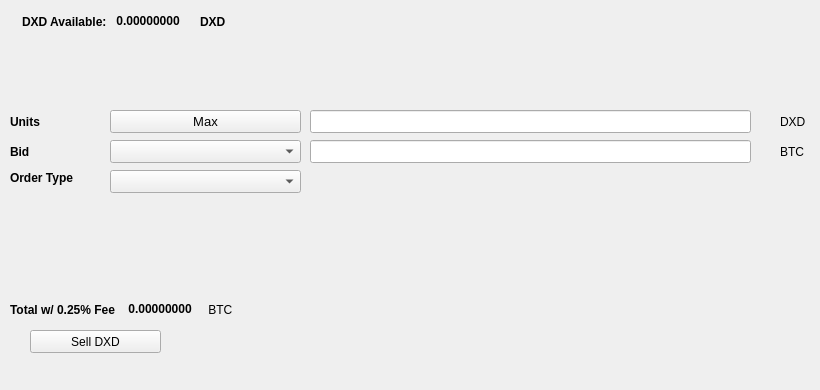
   <widget class="QWidget" name="SellTab">
    <attribute name="title">
     <string>Sell</string>
    </attribute>
    <widget class="QLabel" name="label_16">
     <property name="geometry">
      <rect>
       <x>780</x>
       <y>140</y>
       <width>31</width>
       <height>23</height>
      </rect>
     </property>
     <property name="text">
      <string>BTC</string>
     </property>
    </widget>
    <widget class="QComboBox" name="SellBidcomboBox">
     <property name="geometry">
      <rect>
       <x>110</x>
       <y>140</y>
       <width>191</width>
       <height>23</height>
      </rect>
     </property>
     <property name="font">
      <font>
       <pointsize>10</pointsize>
      </font>
     </property>
    </widget>
    <widget class="QLabel" name="label_18">
     <property name="geometry">
      <rect>
       <x>10</x>
       <y>110</y>
       <width>46</width>
       <height>23</height>
      </rect>
     </property>
     <property name="font">
      <font>
       <weight>75</weight>
       <bold>true</bold>
      </font>
     </property>
     <property name="text">
      <string>Units</string>
     </property>
    </widget>
    <widget class="QPushButton" name="Sell_Max_Amount">
     <property name="geometry">
      <rect>
       <x>110</x>
       <y>110</y>
       <width>191</width>
       <height>23</height>
      </rect>
     </property>
     <property name="font">
      <font>
       <pointsize>10</pointsize>
      </font>
     </property>
     <property name="text">
      <string>Max</string>
     </property>
    </widget>
    <widget class="QLabel" name="label_20">
     <property name="geometry">
      <rect>
       <x>10</x>
       <y>170</y>
       <width>91</width>
       <height>16</height>
      </rect>
     </property>
     <property name="font">
      <font>
       <weight>75</weight>
       <bold>true</bold>
      </font>
     </property>
     <property name="text">
      <string>Order Type</string>
     </property>
    </widget>
    <widget class="QComboBox" name="SellOrdertypeCombo">
     <property name="geometry">
      <rect>
       <x>110</x>
       <y>170</y>
       <width>191</width>
       <height>23</height>
      </rect>
     </property>
     <property name="font">
      <font>
       <pointsize>10</pointsize>
      </font>
     </property>
    </widget>
    <widget class="QLabel" name="label_21">
     <property name="geometry">
      <rect>
       <x>10</x>
       <y>140</y>
       <width>46</width>
       <height>23</height>
      </rect>
     </property>
     <property name="font">
      <font>
       <weight>75</weight>
       <bold>true</bold>
      </font>
     </property>
     <property name="text">
      <string>Bid</string>
     </property>
    </widget>
    <widget class="QLabel" name="label_22">
     <property name="geometry">
      <rect>
       <x>780</x>
       <y>110</y>
       <width>31</width>
       <height>23</height>
      </rect>
     </property>
     <property name="text">
      <string>DXD</string>
     </property>
    </widget>
    <widget class="QLineEdit" name="UnitsInputDXD">
     <property name="geometry">
      <rect>
       <x>310</x>
       <y>110</y>
       <width>441</width>
       <height>23</height>
      </rect>
     </property>
     <property name="font">
      <font>
       <pointsize>9</pointsize>
       <weight>75</weight>
       <bold>true</bold>
      </font>
     </property>
    </widget>
    <widget class="QLineEdit" name="SellBidPriceEdit">
     <property name="geometry">
      <rect>
       <x>310</x>
       <y>140</y>
       <width>441</width>
       <height>23</height>
      </rect>
     </property>
     <property name="font">
      <font>
       <pointsize>9</pointsize>
       <weight>75</weight>
       <bold>true</bold>
      </font>
     </property>
    </widget>
    <widget class="QPushButton" name="SellDXDBTN">
     <property name="geometry">
      <rect>
       <x>30</x>
       <y>330</y>
       <width>131</width>
       <height>23</height>
      </rect>
     </property>
     <property name="text">
      <string>Sell DXD</string>
     </property>
     <property name="icon">
      <iconset resource="../nodex">
       <normaloff>:/icons/bitcoin</normaloff>:/icons/bitcoin</iconset>
     </property>
    </widget>
    <widget class="QWidget" name="layoutWidget3">
     <property name="geometry">
      <rect>
       <x>22</x>
       <y>12</y>
       <width>258</width>
       <height>19</height>
      </rect>
     </property>
     <layout class="QHBoxLayout" name="horizontalLayout">
      <item>
       <widget class="QLabel" name="label232_2">
        <property name="font">
         <font>
          <weight>75</weight>
          <bold>true</bold>
         </font>
        </property>
        <property name="text">
         <string>DXD Available:</string>
        </property>
       </widget>
      </item>
      <item>
       <widget class="QLabel" name="DXDAvailableLabel">
        <property name="palette">
         <palette>
          <active>
           <colorrole role="WindowText">
            <brush brushstyle="SolidPattern">
             <color alpha="255">
              <red>0</red>
              <green>0</green>
              <blue>0</blue>
             </color>
            </brush>
           </colorrole>
           <colorrole role="Button">
            <brush brushstyle="SolidPattern">
             <color alpha="255">
              <red>0</red>
              <green>170</green>
              <blue>0</blue>
             </color>
            </brush>
           </colorrole>
           <colorrole role="Light">
            <brush brushstyle="SolidPattern">
             <color alpha="255">
              <red>0</red>
              <green>255</green>
              <blue>0</blue>
             </color>
            </brush>
           </colorrole>
           <colorrole role="Midlight">
            <brush brushstyle="SolidPattern">
             <color alpha="255">
              <red>0</red>
              <green>212</green>
              <blue>0</blue>
             </color>
            </brush>
           </colorrole>
           <colorrole role="Dark">
            <brush brushstyle="SolidPattern">
             <color alpha="255">
              <red>0</red>
              <green>85</green>
              <blue>0</blue>
             </color>
            </brush>
           </colorrole>
           <colorrole role="Mid">
            <brush brushstyle="SolidPattern">
             <color alpha="255">
              <red>0</red>
              <green>113</green>
              <blue>0</blue>
             </color>
            </brush>
           </colorrole>
           <colorrole role="Text">
            <brush brushstyle="SolidPattern">
             <color alpha="255">
              <red>0</red>
              <green>170</green>
              <blue>0</blue>
             </color>
            </brush>
           </colorrole>
           <colorrole role="BrightText">
            <brush brushstyle="SolidPattern">
             <color alpha="255">
              <red>255</red>
              <green>255</green>
              <blue>255</blue>
             </color>
            </brush>
           </colorrole>
           <colorrole role="ButtonText">
            <brush brushstyle="SolidPattern">
             <color alpha="255">
              <red>0</red>
              <green>0</green>
              <blue>0</blue>
             </color>
            </brush>
           </colorrole>
           <colorrole role="Base">
            <brush brushstyle="SolidPattern">
             <color alpha="255">
              <red>255</red>
              <green>255</green>
              <blue>255</blue>
             </color>
            </brush>
           </colorrole>
           <colorrole role="Window">
            <brush brushstyle="SolidPattern">
             <color alpha="255">
              <red>0</red>
              <green>170</green>
              <blue>0</blue>
             </color>
            </brush>
           </colorrole>
           <colorrole role="Shadow">
            <brush brushstyle="SolidPattern">
             <color alpha="255">
              <red>0</red>
              <green>0</green>
              <blue>0</blue>
             </color>
            </brush>
           </colorrole>
           <colorrole role="AlternateBase">
            <brush brushstyle="SolidPattern">
             <color alpha="255">
              <red>127</red>
              <green>212</green>
              <blue>127</blue>
             </color>
            </brush>
           </colorrole>
           <colorrole role="ToolTipBase">
            <brush brushstyle="SolidPattern">
             <color alpha="255">
              <red>255</red>
              <green>255</green>
              <blue>220</blue>
             </color>
            </brush>
           </colorrole>
           <colorrole role="ToolTipText">
            <brush brushstyle="SolidPattern">
             <color alpha="255">
              <red>0</red>
              <green>0</green>
              <blue>0</blue>
             </color>
            </brush>
           </colorrole>
          </active>
          <inactive>
           <colorrole role="WindowText">
            <brush brushstyle="SolidPattern">
             <color alpha="255">
              <red>0</red>
              <green>0</green>
              <blue>0</blue>
             </color>
            </brush>
           </colorrole>
           <colorrole role="Button">
            <brush brushstyle="SolidPattern">
             <color alpha="255">
              <red>0</red>
              <green>170</green>
              <blue>0</blue>
             </color>
            </brush>
           </colorrole>
           <colorrole role="Light">
            <brush brushstyle="SolidPattern">
             <color alpha="255">
              <red>0</red>
              <green>255</green>
              <blue>0</blue>
             </color>
            </brush>
           </colorrole>
           <colorrole role="Midlight">
            <brush brushstyle="SolidPattern">
             <color alpha="255">
              <red>0</red>
              <green>212</green>
              <blue>0</blue>
             </color>
            </brush>
           </colorrole>
           <colorrole role="Dark">
            <brush brushstyle="SolidPattern">
             <color alpha="255">
              <red>0</red>
              <green>85</green>
              <blue>0</blue>
             </color>
            </brush>
           </colorrole>
           <colorrole role="Mid">
            <brush brushstyle="SolidPattern">
             <color alpha="255">
              <red>0</red>
              <green>113</green>
              <blue>0</blue>
             </color>
            </brush>
           </colorrole>
           <colorrole role="Text">
            <brush brushstyle="SolidPattern">
             <color alpha="255">
              <red>0</red>
              <green>170</green>
              <blue>0</blue>
             </color>
            </brush>
           </colorrole>
           <colorrole role="BrightText">
            <brush brushstyle="SolidPattern">
             <color alpha="255">
              <red>255</red>
              <green>255</green>
              <blue>255</blue>
             </color>
            </brush>
           </colorrole>
           <colorrole role="ButtonText">
            <brush brushstyle="SolidPattern">
             <color alpha="255">
              <red>0</red>
              <green>0</green>
              <blue>0</blue>
             </color>
            </brush>
           </colorrole>
           <colorrole role="Base">
            <brush brushstyle="SolidPattern">
             <color alpha="255">
              <red>255</red>
              <green>255</green>
              <blue>255</blue>
             </color>
            </brush>
           </colorrole>
           <colorrole role="Window">
            <brush brushstyle="SolidPattern">
             <color alpha="255">
              <red>0</red>
              <green>170</green>
              <blue>0</blue>
             </color>
            </brush>
           </colorrole>
           <colorrole role="Shadow">
            <brush brushstyle="SolidPattern">
             <color alpha="255">
              <red>0</red>
              <green>0</green>
              <blue>0</blue>
             </color>
            </brush>
           </colorrole>
           <colorrole role="AlternateBase">
            <brush brushstyle="SolidPattern">
             <color alpha="255">
              <red>127</red>
              <green>212</green>
              <blue>127</blue>
             </color>
            </brush>
           </colorrole>
           <colorrole role="ToolTipBase">
            <brush brushstyle="SolidPattern">
             <color alpha="255">
              <red>255</red>
              <green>255</green>
              <blue>220</blue>
             </color>
            </brush>
           </colorrole>
           <colorrole role="ToolTipText">
            <brush brushstyle="SolidPattern">
             <color alpha="255">
              <red>0</red>
              <green>0</green>
              <blue>0</blue>
             </color>
            </brush>
           </colorrole>
          </inactive>
          <disabled>
           <colorrole role="WindowText">
            <brush brushstyle="SolidPattern">
             <color alpha="255">
              <red>0</red>
              <green>85</green>
              <blue>0</blue>
             </color>
            </brush>
           </colorrole>
           <colorrole role="Button">
            <brush brushstyle="SolidPattern">
             <color alpha="255">
              <red>0</red>
              <green>170</green>
              <blue>0</blue>
             </color>
            </brush>
           </colorrole>
           <colorrole role="Light">
            <brush brushstyle="SolidPattern">
             <color alpha="255">
              <red>0</red>
              <green>255</green>
              <blue>0</blue>
             </color>
            </brush>
           </colorrole>
           <colorrole role="Midlight">
            <brush brushstyle="SolidPattern">
             <color alpha="255">
              <red>0</red>
              <green>212</green>
              <blue>0</blue>
             </color>
            </brush>
           </colorrole>
           <colorrole role="Dark">
            <brush brushstyle="SolidPattern">
             <color alpha="255">
              <red>0</red>
              <green>85</green>
              <blue>0</blue>
             </color>
            </brush>
           </colorrole>
           <colorrole role="Mid">
            <brush brushstyle="SolidPattern">
             <color alpha="255">
              <red>0</red>
              <green>113</green>
              <blue>0</blue>
             </color>
            </brush>
           </colorrole>
           <colorrole role="Text">
            <brush brushstyle="SolidPattern">
             <color alpha="255">
              <red>0</red>
              <green>85</green>
              <blue>0</blue>
             </color>
            </brush>
           </colorrole>
           <colorrole role="BrightText">
            <brush brushstyle="SolidPattern">
             <color alpha="255">
              <red>255</red>
              <green>255</green>
              <blue>255</blue>
             </color>
            </brush>
           </colorrole>
           <colorrole role="ButtonText">
            <brush brushstyle="SolidPattern">
             <color alpha="255">
              <red>0</red>
              <green>85</green>
              <blue>0</blue>
             </color>
            </brush>
           </colorrole>
           <colorrole role="Base">
            <brush brushstyle="SolidPattern">
             <color alpha="255">
              <red>0</red>
              <green>170</green>
              <blue>0</blue>
             </color>
            </brush>
           </colorrole>
           <colorrole role="Window">
            <brush brushstyle="SolidPattern">
             <color alpha="255">
              <red>0</red>
              <green>170</green>
              <blue>0</blue>
             </color>
            </brush>
           </colorrole>
           <colorrole role="Shadow">
            <brush brushstyle="SolidPattern">
             <color alpha="255">
              <red>0</red>
              <green>0</green>
              <blue>0</blue>
             </color>
            </brush>
           </colorrole>
           <colorrole role="AlternateBase">
            <brush brushstyle="SolidPattern">
             <color alpha="255">
              <red>0</red>
              <green>170</green>
              <blue>0</blue>
             </color>
            </brush>
           </colorrole>
           <colorrole role="ToolTipBase">
            <brush brushstyle="SolidPattern">
             <color alpha="255">
              <red>255</red>
              <green>255</green>
              <blue>220</blue>
             </color>
            </brush>
           </colorrole>
           <colorrole role="ToolTipText">
            <brush brushstyle="SolidPattern">
             <color alpha="255">
              <red>0</red>
              <green>0</green>
              <blue>0</blue>
             </color>
            </brush>
           </colorrole>
          </disabled>
         </palette>
        </property>
        <property name="font">
         <font>
          <weight>75</weight>
          <bold>true</bold>
         </font>
        </property>
        <property name="text">
         <string> 0.00000000 </string>
        </property>
        <property name="textInteractionFlags">
         <set>Qt::LinksAccessibleByMouse|Qt::TextSelectableByKeyboard|Qt::TextSelectableByMouse</set>
        </property>
       </widget>
      </item>
      <item>
       <widget class="QLabel" name="labelDXD">
        <property name="font">
         <font>
          <weight>75</weight>
          <bold>true</bold>
         </font>
        </property>
        <property name="text">
         <string>DXD</string>
        </property>
       </widget>
      </item>
     </layout>
    </widget>
    <widget class="QWidget" name="layoutWidget">
     <property name="geometry">
      <rect>
       <x>10</x>
       <y>300</y>
       <width>268</width>
       <height>19</height>
      </rect>
     </property>
     <layout class="QHBoxLayout" name="horizontalLayout_2">
      <item>
       <widget class="QLabel" name="label_19">
        <property name="font">
         <font>
          <weight>75</weight>
          <bold>true</bold>
         </font>
        </property>
        <property name="text">
         <string>Total w/ 0.25% Fee </string>
        </property>
       </widget>
      </item>
      <item>
       <widget class="QLabel" name="SellCostLabel">
        <property name="palette">
         <palette>
          <active>
           <colorrole role="WindowText">
            <brush brushstyle="SolidPattern">
             <color alpha="255">
              <red>0</red>
              <green>0</green>
              <blue>0</blue>
             </color>
            </brush>
           </colorrole>
           <colorrole role="Button">
            <brush brushstyle="SolidPattern">
             <color alpha="255">
              <red>0</red>
              <green>170</green>
              <blue>0</blue>
             </color>
            </brush>
           </colorrole>
           <colorrole role="Light">
            <brush brushstyle="SolidPattern">
             <color alpha="255">
              <red>0</red>
              <green>255</green>
              <blue>0</blue>
             </color>
            </brush>
           </colorrole>
           <colorrole role="Midlight">
            <brush brushstyle="SolidPattern">
             <color alpha="255">
              <red>0</red>
              <green>212</green>
              <blue>0</blue>
             </color>
            </brush>
           </colorrole>
           <colorrole role="Dark">
            <brush brushstyle="SolidPattern">
             <color alpha="255">
              <red>0</red>
              <green>85</green>
              <blue>0</blue>
             </color>
            </brush>
           </colorrole>
           <colorrole role="Mid">
            <brush brushstyle="SolidPattern">
             <color alpha="255">
              <red>0</red>
              <green>113</green>
              <blue>0</blue>
             </color>
            </brush>
           </colorrole>
           <colorrole role="Text">
            <brush brushstyle="SolidPattern">
             <color alpha="255">
              <red>0</red>
              <green>170</green>
              <blue>0</blue>
             </color>
            </brush>
           </colorrole>
           <colorrole role="BrightText">
            <brush brushstyle="SolidPattern">
             <color alpha="255">
              <red>255</red>
              <green>255</green>
              <blue>255</blue>
             </color>
            </brush>
           </colorrole>
           <colorrole role="ButtonText">
            <brush brushstyle="SolidPattern">
             <color alpha="255">
              <red>0</red>
              <green>0</green>
              <blue>0</blue>
             </color>
            </brush>
           </colorrole>
           <colorrole role="Base">
            <brush brushstyle="SolidPattern">
             <color alpha="255">
              <red>255</red>
              <green>255</green>
              <blue>255</blue>
             </color>
            </brush>
           </colorrole>
           <colorrole role="Window">
            <brush brushstyle="SolidPattern">
             <color alpha="255">
              <red>0</red>
              <green>170</green>
              <blue>0</blue>
             </color>
            </brush>
           </colorrole>
           <colorrole role="Shadow">
            <brush brushstyle="SolidPattern">
             <color alpha="255">
              <red>0</red>
              <green>0</green>
              <blue>0</blue>
             </color>
            </brush>
           </colorrole>
           <colorrole role="AlternateBase">
            <brush brushstyle="SolidPattern">
             <color alpha="255">
              <red>127</red>
              <green>212</green>
              <blue>127</blue>
             </color>
            </brush>
           </colorrole>
           <colorrole role="ToolTipBase">
            <brush brushstyle="SolidPattern">
             <color alpha="255">
              <red>255</red>
              <green>255</green>
              <blue>220</blue>
             </color>
            </brush>
           </colorrole>
           <colorrole role="ToolTipText">
            <brush brushstyle="SolidPattern">
             <color alpha="255">
              <red>0</red>
              <green>0</green>
              <blue>0</blue>
             </color>
            </brush>
           </colorrole>
          </active>
          <inactive>
           <colorrole role="WindowText">
            <brush brushstyle="SolidPattern">
             <color alpha="255">
              <red>0</red>
              <green>0</green>
              <blue>0</blue>
             </color>
            </brush>
           </colorrole>
           <colorrole role="Button">
            <brush brushstyle="SolidPattern">
             <color alpha="255">
              <red>0</red>
              <green>170</green>
              <blue>0</blue>
             </color>
            </brush>
           </colorrole>
           <colorrole role="Light">
            <brush brushstyle="SolidPattern">
             <color alpha="255">
              <red>0</red>
              <green>255</green>
              <blue>0</blue>
             </color>
            </brush>
           </colorrole>
           <colorrole role="Midlight">
            <brush brushstyle="SolidPattern">
             <color alpha="255">
              <red>0</red>
              <green>212</green>
              <blue>0</blue>
             </color>
            </brush>
           </colorrole>
           <colorrole role="Dark">
            <brush brushstyle="SolidPattern">
             <color alpha="255">
              <red>0</red>
              <green>85</green>
              <blue>0</blue>
             </color>
            </brush>
           </colorrole>
           <colorrole role="Mid">
            <brush brushstyle="SolidPattern">
             <color alpha="255">
              <red>0</red>
              <green>113</green>
              <blue>0</blue>
             </color>
            </brush>
           </colorrole>
           <colorrole role="Text">
            <brush brushstyle="SolidPattern">
             <color alpha="255">
              <red>0</red>
              <green>170</green>
              <blue>0</blue>
             </color>
            </brush>
           </colorrole>
           <colorrole role="BrightText">
            <brush brushstyle="SolidPattern">
             <color alpha="255">
              <red>255</red>
              <green>255</green>
              <blue>255</blue>
             </color>
            </brush>
           </colorrole>
           <colorrole role="ButtonText">
            <brush brushstyle="SolidPattern">
             <color alpha="255">
              <red>0</red>
              <green>0</green>
              <blue>0</blue>
             </color>
            </brush>
           </colorrole>
           <colorrole role="Base">
            <brush brushstyle="SolidPattern">
             <color alpha="255">
              <red>255</red>
              <green>255</green>
              <blue>255</blue>
             </color>
            </brush>
           </colorrole>
           <colorrole role="Window">
            <brush brushstyle="SolidPattern">
             <color alpha="255">
              <red>0</red>
              <green>170</green>
              <blue>0</blue>
             </color>
            </brush>
           </colorrole>
           <colorrole role="Shadow">
            <brush brushstyle="SolidPattern">
             <color alpha="255">
              <red>0</red>
              <green>0</green>
              <blue>0</blue>
             </color>
            </brush>
           </colorrole>
           <colorrole role="AlternateBase">
            <brush brushstyle="SolidPattern">
             <color alpha="255">
              <red>127</red>
              <green>212</green>
              <blue>127</blue>
             </color>
            </brush>
           </colorrole>
           <colorrole role="ToolTipBase">
            <brush brushstyle="SolidPattern">
             <color alpha="255">
              <red>255</red>
              <green>255</green>
              <blue>220</blue>
             </color>
            </brush>
           </colorrole>
           <colorrole role="ToolTipText">
            <brush brushstyle="SolidPattern">
             <color alpha="255">
              <red>0</red>
              <green>0</green>
              <blue>0</blue>
             </color>
            </brush>
           </colorrole>
          </inactive>
          <disabled>
           <colorrole role="WindowText">
            <brush brushstyle="SolidPattern">
             <color alpha="255">
              <red>0</red>
              <green>85</green>
              <blue>0</blue>
             </color>
            </brush>
           </colorrole>
           <colorrole role="Button">
            <brush brushstyle="SolidPattern">
             <color alpha="255">
              <red>0</red>
              <green>170</green>
              <blue>0</blue>
             </color>
            </brush>
           </colorrole>
           <colorrole role="Light">
            <brush brushstyle="SolidPattern">
             <color alpha="255">
              <red>0</red>
              <green>255</green>
              <blue>0</blue>
             </color>
            </brush>
           </colorrole>
           <colorrole role="Midlight">
            <brush brushstyle="SolidPattern">
             <color alpha="255">
              <red>0</red>
              <green>212</green>
              <blue>0</blue>
             </color>
            </brush>
           </colorrole>
           <colorrole role="Dark">
            <brush brushstyle="SolidPattern">
             <color alpha="255">
              <red>0</red>
              <green>85</green>
              <blue>0</blue>
             </color>
            </brush>
           </colorrole>
           <colorrole role="Mid">
            <brush brushstyle="SolidPattern">
             <color alpha="255">
              <red>0</red>
              <green>113</green>
              <blue>0</blue>
             </color>
            </brush>
           </colorrole>
           <colorrole role="Text">
            <brush brushstyle="SolidPattern">
             <color alpha="255">
              <red>0</red>
              <green>85</green>
              <blue>0</blue>
             </color>
            </brush>
           </colorrole>
           <colorrole role="BrightText">
            <brush brushstyle="SolidPattern">
             <color alpha="255">
              <red>255</red>
              <green>255</green>
              <blue>255</blue>
             </color>
            </brush>
           </colorrole>
           <colorrole role="ButtonText">
            <brush brushstyle="SolidPattern">
             <color alpha="255">
              <red>0</red>
              <green>85</green>
              <blue>0</blue>
             </color>
            </brush>
           </colorrole>
           <colorrole role="Base">
            <brush brushstyle="SolidPattern">
             <color alpha="255">
              <red>0</red>
              <green>170</green>
              <blue>0</blue>
             </color>
            </brush>
           </colorrole>
           <colorrole role="Window">
            <brush brushstyle="SolidPattern">
             <color alpha="255">
              <red>0</red>
              <green>170</green>
              <blue>0</blue>
             </color>
            </brush>
           </colorrole>
           <colorrole role="Shadow">
            <brush brushstyle="SolidPattern">
             <color alpha="255">
              <red>0</red>
              <green>0</green>
              <blue>0</blue>
             </color>
            </brush>
           </colorrole>
           <colorrole role="AlternateBase">
            <brush brushstyle="SolidPattern">
             <color alpha="255">
              <red>0</red>
              <green>170</green>
              <blue>0</blue>
             </color>
            </brush>
           </colorrole>
           <colorrole role="ToolTipBase">
            <brush brushstyle="SolidPattern">
             <color alpha="255">
              <red>255</red>
              <green>255</green>
              <blue>220</blue>
             </color>
            </brush>
           </colorrole>
           <colorrole role="ToolTipText">
            <brush brushstyle="SolidPattern">
             <color alpha="255">
              <red>0</red>
              <green>0</green>
              <blue>0</blue>
             </color>
            </brush>
           </colorrole>
          </disabled>
         </palette>
        </property>
        <property name="font">
         <font>
          <weight>75</weight>
          <bold>true</bold>
         </font>
        </property>
        <property name="autoFillBackground">
         <bool>false</bool>
        </property>
        <property name="text">
         <string> 0.00000000</string>
        </property>
        <property name="textInteractionFlags">
         <set>Qt::LinksAccessibleByMouse|Qt::TextSelectableByMouse</set>
        </property>
       </widget>
      </item>
      <item>
       <widget class="QLabel" name="label_17">
        <property name="font">
         <font>
          <weight>50</weight>
          <bold>false</bold>
         </font>
        </property>
        <property name="text">
         <string> BTC</string>
        </property>
       </widget>
      </item>
     </layout>
    </widget>
    <widget class="QLabel" name="label_23">
     <property name="geometry">
      <rect>
       <x>460</x>
       <y>300</y>
       <width>281</width>
       <height>81</height>
      </rect>
     </property>
     <property name="text">
      <string/>
     </property>
     <property name="pixmap">
      <pixmap>:/images/bittrex</pixmap>
     </property>
    </widget>
   </widget>
